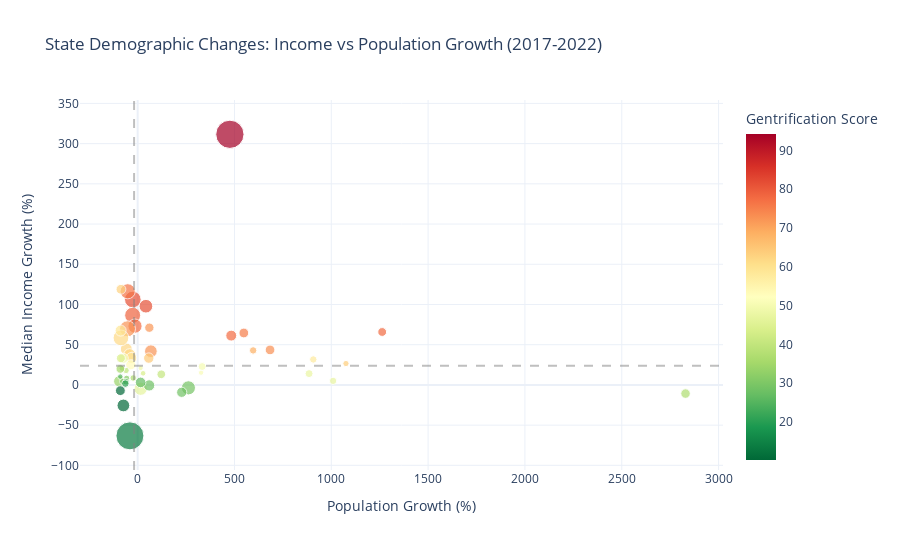

The notebook cell saved with this chart:
### Markdown cell above
<a id="demographics"></a>
## 5. Visualization: Gentrification Pressure Analysis

Let's visualize the demographic changes and identify patterns.

### Code cell
# =============================================================================
# Visualization 1: Income Growth vs Population Growth
# =============================================================================

fig = px.scatter(
    change_df,
    x='pop_growth_pct',
    y='income_growth_pct',
    color='gentrification_score',
    size=abs(change_df['poverty_change_pts']) + 1,
    hover_name='state',
    title='State Demographic Changes: Income vs Population Growth (2017-2022)',
    labels={
        'pop_growth_pct': 'Population Growth (%)',
        'income_growth_pct': 'Median Income Growth (%)',
        'gentrification_score': 'Gentrification Score'
    },
    color_continuous_scale='RdYlGn_r',
    template='plotly_white',
)

# Add quadrant lines
fig.add_vline(x=change_df['pop_growth_pct'].median(), line_dash="dash", line_color="gray", opacity=0.5)
fig.add_hline(y=change_df['income_growth_pct'].median(), line_dash="dash", line_color="gray", opacity=0.5)

fig.update_layout(height=550)
fig.show()

### Figure 1 — Plotly figure (JSON) as saved in the notebook; plotly's stock layout.template omitted (floating-point values rounded to 4 significant figures)
{"data": [{"hovertemplate": "<b>%{hovertext}</b><br><br>Population Growth (%)=%{x}<br>Median Income Growth (%)=%{y}<br>size=%{marker.size}<br>Gentrification Score=%{marker.color}<extra></extra>", "hovertext": ["New York", "New Hampshire", "Massachusetts", "Utah", "California", "Maryland", "Minnesota", "Hawaii", "Virginia", "Pennsylvania", "Alabama", "Delaware", "New Jersey", "Arizona", "Georgia", "Michigan", "District of Columbia", "Oregon", "Wisconsin", "Vermont", "Indiana", "Alaska", "Texas", "Illinois", "Iowa", "Colorado", "Kansas", "Kentucky", "Missouri", "North Carolina", "North Dakota", "South Dakota", "Washington", "Tennessee", "Connecticut", "Florida", "Rhode Island", "Oklahoma", "Maine", "Idaho", "Nevada", "Nebraska", "New Mexico", "Ohio", "Arkansas", "Louisiana", "South Carolina", "Wyoming", "Montana", "Puerto Rico", "West Virginia", "Mississippi"], "legendgroup": "", "marker": {"color": [94.23, 81.54, 81.35, 78.85, 77.88, 77.5, 77.5, 76.54, 75.38, 72.88, 72.5, 72.5, 72.12, 68.65, 64.42, 63.65, 62.88, 62.12, 61.92, 61.73, 60.0, 58.46, 57.5, 53.08, 50.77, 50.0, 49.62, 48.65, 47.5, 47.12, 46.73, 44.04, 43.65, 40.38, 39.42, 36.92, 36.54, 36.35, 35.0, 33.65, 31.15, 29.42, 29.04, 28.46, 28.08, 26.73, 25.19, 25.19, 21.35, 13.46, 10.19, 10.19], "coloraxis": "coloraxis", "size": [32.2, 11.15, 7.531, 10.33, 3.129, 4.824, 8.189, 9.232, 3.846, 3.827, 6.47, 10.31, 3.514, 2.218, 4.363, 1.573, 3.897, 5.774, 5.823, 9.977, 4.767, 4.946, 2.204, 4.185, 1.113, 2.515, 4.268, 1.075, 2.546, 2.171, 7.11, 3.26, 1.267, 3.04, 1.622, 3.663, 1.718, 1.385, 3.05, 5.089, 1.55, 1.708, 8.054, 4.205, 5.126, 4.556, 1.744, 1.188, 2.269, 31.56, 6.562, 3.897], "sizemode": "area", "sizeref": 0.08051, "symbol": "circle"}, "mode": "markers", "name": "", "orientation": "v", "showlegend": false, "type": "scatter", "x": [476.4, -24.89, 42.73, -25.78, 1263.0, 483.4, -13.67, -51.29, 548.4, 683.7, 68.38, -52.34, 60.48, 596.4, 57.45, 1076.0, -86.18, -58.54, -40.74, -86.19, -32.51, -87.9, 907.1, -35.56, 327.8, 333.3, -74.71, 15.57, 885.3, 1009.0, 15.54, -86.54, 28.23, 122.1, -59.7, 2829.0, -23.03, -80.42, -89.31, -95.24, -56.7, -76.58, 262.2, 227.6, 59.39, 15.29, -59.99, -89.47, -63.53, -39.81, -73.59, -89.21], "xaxis": "x", "y": [311.6, 106.2, 97.83, 86.6, 65.79, 61.3, 73.1, 116.4, 64.55, 43.51, 41.9, 69.8, 71.12, 42.87, 33.35, 26.57, 118.9, 44.65, 37.57, 58.45, 33.49, 67.57, 31.65, 24.96, 15.15, 22.85, 33.09, 20.93, 14.03, 4.997, -4.752, 33.11, 14.46, 13.2, 17.96, -10.77, 8.605, 20.6, 19.84, 4.533, 8.269, 4.299, -3.636, -9.204, -0.5999, 3.088, 3.91, 10.34, 1.555, -63.33, -25.55, -7.127], "yaxis": "y"}], "layout": {"coloraxis": {"colorbar": {"title": {"text": "Gentrification Score"}}, "colorscale": [[0, "rgb(0,104,55)"], [0.1, "rgb(26,152,80)"], [0.2, "rgb(102,189,99)"], [0.3, "rgb(166,217,106)"], [0.4, "rgb(217,239,139)"], [0.5, "rgb(255,255,191)"], [0.6, "rgb(254,224,139)"], [0.7, "rgb(253,174,97)"], [0.8, "rgb(244,109,67)"], [0.9, "rgb(215,48,39)"], [1, "rgb(165,0,38)"]]}, "height": 550, "legend": {"itemsizing": "constant", "tracegroupgap": 0}, "shapes": [{"line": {"color": "gray", "dash": "dash"}, "opacity": 0.5, "type": "line", "x0": -18.35, "x1": -18.35, "xref": "x", "y0": 0, "y1": 1, "yref": "y domain"}, {"line": {"color": "gray", "dash": "dash"}, "opacity": 0.5, "type": "line", "x0": 0, "x1": 1, "xref": "x domain", "y0": 23.91, "y1": 23.91, "yref": "y"}], "title": {"text": "State Demographic Changes: Income vs Population Growth (2017-2022)"}, "xaxis": {"anchor": "y", "domain": [0, 1], "title": {"text": "Population Growth (%)"}}, "yaxis": {"anchor": "x", "domain": [0, 1], "title": {"text": "Median Income Growth (%)"}}}}
